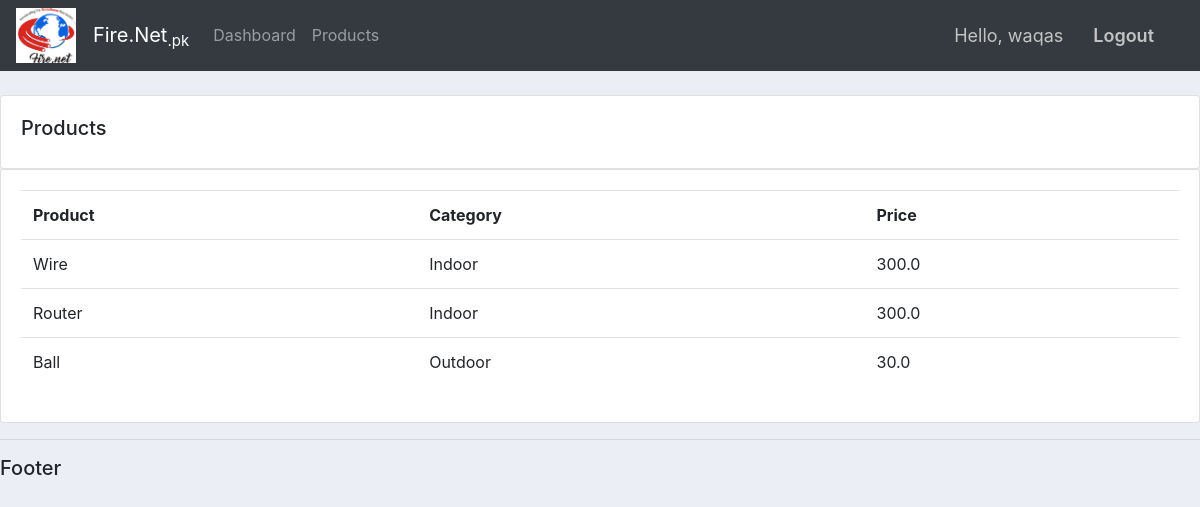
Screenshot of /products/ (signed in) with the database file from the repository.
### accounts/models.py (models this page shows, shortened)
class Product(models.Model):
    CATEGORY = (
        ('Indoor', 'Indoor'),
        ('Outdoor', 'Outdoor'),
    )
    name = models.CharField(max_length=235, null=True)
    price = models.FloatField(null=True)
    category = models.CharField(max_length=235, null=True, choices=CATEGORY)
    description = models.CharField(max_length=235, null=True, blank=True)
    date_created = models.DateTimeField(auto_now_add=True, null=True)
    tags = models.ManyToManyField(Tag)

### accounts/decorators.py (the view)
        def wrapper_func(request, *args, **kwargs):
            group = None
            if request.user.groups.exists():
                group = request.user.groups.all()[0].name
            if group in allowed_roles:
                return view_func(request, *args, **kwargs)
            else:
                return HttpResponse('What do you think you are doing?')

### accounts/views.py (called while the page is built)
@login_required(login_url='login')
@allowed_users(allowed_roles=['admin'])
def products(request):
    products = Product.objects.all()
    return render(request, 'accounts/products.html', {'products': products})

### accounts/templates/accounts/products.html
{% extends 'accounts/main.html' %}
{% block content %}
<br>
<div class="row">
    <div class="col-md">
        <div class="card card-body">
            <h5>Products</h5>
        </div>
        <div class="card card-body">
            <table class="table">
                <tr>
                    <th>Product</th>
                    <th>Category</th>
                    <th>Price</th>
                </tr>
                {% for i in products %}
                <tr>
                    <td>{{i.name}}</td>
                    <td>{{i.category}}</td>
                    <td>{{i.price}}</td>
                </tr>
                {% endfor %}
            </table>
        </div>
    </div>
</div>
{% endblock %}

### accounts/templates/accounts/navbar.html (shortened to what this page needs)
{% load static %}
<nav class="navbar navbar-expand-lg navbar-dark bg-dark">
    <img src="{% static 'images/logo.jpg' %}" width="60px">
    <a class="navbar-brand">&nbsp;&nbsp;&nbsp;Fire.Net<sub>.pk</sub></a>
    <div class="collapse navbar-collapse" id="navbarNavAltMarkup">
      <div class="navbar-nav">
        {% if request.user.is_staff %}
        <a class="nav-item nav-link" href="/home/">Dashboard<span class="sr-only">(current)</span></a>
        <a class="nav-item nav-link" href="/products/">Products</a>
        {% else %}
        <a class="nav-item nav-link" href="{% url 'account' %}">Settings</a>
        {% endif %}
      </div>
    </div>
    <span class="hello-msg">Hello, {{request.user}}</span>
    <span><a class="hello-msg" href="{% url 'logout' %}">Logout</a></span>
  </nav>

### static/css/main.css (style rules this page uses)
body { background-color: #ebeff5; }

### accounts/templates/accounts/navbar.html (style rules this page uses)
a { transition-delay: .3s; transition-duration: .5s; }
.hello-msg { font-size: 18px; color: #c3c3c3; margin-right: 30px; }
span a { font-weight: 600; text-decoration: none; }

### rows the page displays
Product: name "Wire", category "Indoor", price "300.0"
Product: name "Router", category "Indoor", price "300.0"
Product: name "Ball", category "Outdoor", price "30.0"

### other values shown
{{ request.user }} "waqas"
